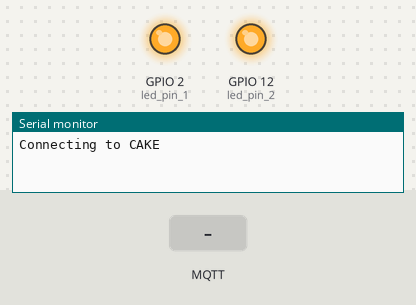
A sketch run on a simulated ESP32. On the bench: output pins drawn as LEDs (lit = HIGH), the last lines printed to the serial monitor. Inputs (shaded band) come from the test bench. WiFi joins after 1.5 s; servers stay silent unless stated; no MQTT or app messages arrive unless stated.

Above: at 0.1 s.
At 2.1 s:
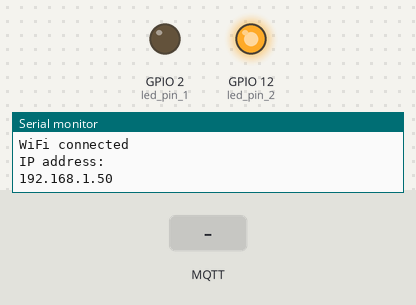
At 4.2 s:
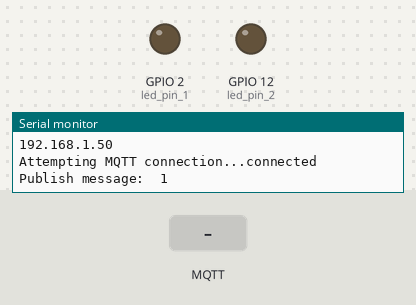
4.3 s: MQTT message "1" arrives on the first subscribed topic
5.8 s: MQTT message "on" arrives on the first subscribed topic
7.3 s: MQTT message "off" arrives on the first subscribed topic
Timing chart, 0 to 10.3 s (numbered marks = the images above; inputs shaded):
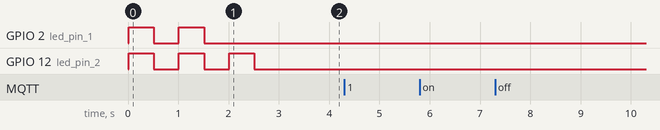

The sketch:

esp32mqtt.ino
```cpp
#include <WiFi.h>
#include <PubSubClient.h>


// Pins
static const int led_pin_1 = 2; //WiFI
static const int led_pin_2 = 12; //IoT

const char* ssid = "CAKE";
const char* password = "0891300633";
const char* mqtt_server = "203.150.243.118";

WiFiClient espClient;
PubSubClient client(espClient);
long lastMsg = 0;
char msg[50];
int value = 0;

void setup_wifi() {

    delay(10);
    // We start by connecting to a WiFi network
    Serial.println();
    Serial.print("Connecting to ");
    Serial.println(ssid);

    WiFi.begin(ssid, password);

    while (WiFi.status() != WL_CONNECTED) {
      digitalWrite(led_pin_1, HIGH);
      digitalWrite(led_pin_2, HIGH);
      delay(500);
      digitalWrite(led_pin_2, LOW);
      digitalWrite(led_pin_1, LOW);
      delay(500);


    }

    digitalWrite(led_pin_1, LOW);
    Serial.println("Connected to the WiFi network");

    Serial.println("");
    Serial.println("WiFi connected");
    Serial.println("IP address: ");
    Serial.println(WiFi.localIP());
}

void callback(char* topic, byte* payload, unsigned int length) {
    Serial.print("Message arrived [");
    Serial.print(topic);
    Serial.print("] ");
    for (int i = 0; i < length; i++) {
        Serial.print((char)payload[i]);
    }
    Serial.println();
}

void reconnect() {
    // Loop until we're reconnected
    while (!client.connected()) {
        Serial.print("Attempting MQTT connection...");
        // Attempt to connect
        if (client.connect("ESP32Client")) {
            Serial.println("connected");
            // Once connected, publish an announcement...
            client.publish("/temp", 0);
            // ... and resubscribe
            client.subscribe("/usb");
        } else {
            Serial.print("failed, rc=");
            Serial.print(client.state());
            Serial.println(" try again in 5 seconds");
            // Wait 5 seconds before retrying
            delay(5000);
        }
    }
}

void setup() {
      // Configure pin
    pinMode(led_pin_1, OUTPUT);
    pinMode(led_pin_2, OUTPUT);
    Serial.begin(115200);
    setup_wifi();
    client.setServer(mqtt_server, 1883);

    if (!client.connected()) {

      digitalWrite(led_pin_2, HIGH);
      delay(500);
      digitalWrite(led_pin_2, LOW);
      delay(500);
     }

    digitalWrite(led_pin_2, LOW);
    client.setCallback(callback);
}


void loop() {

    if (!client.connected()) {
        reconnect();
    }
    client.loop();

    long now = millis();
    if (now - lastMsg > 2000) {
        lastMsg = now;
        ++value;
        //snprintf (msg, 75,  value);
        sprintf(msg,"%2d",value);
        Serial.print("Publish message: ");
        Serial.println(msg);
        client.publish("/temp", msg);
    }
}
```
